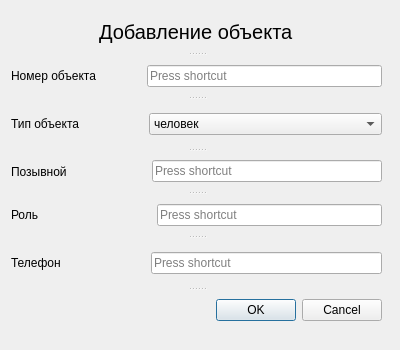
<?xml version="1.0" encoding="UTF-8"?>
<ui version="4.0">
 <class>Device</class>
 <widget class="QWidget" name="Device">
  <property name="geometry">
   <rect>
    <x>0</x>
    <y>0</y>
    <width>400</width>
    <height>350</height>
   </rect>
  </property>
  <property name="windowTitle">
   <string>Form</string>
  </property>
  <widget class="QSplitter" name="splitter">
   <property name="geometry">
    <rect>
     <x>11</x>
     <y>20</y>
     <width>371</width>
     <height>301</height>
    </rect>
   </property>
   <property name="orientation">
    <enum>Qt::Vertical</enum>
   </property>
   <property name="handleWidth">
    <number>20</number>
   </property>
   <widget class="QWidget" name="horizontalLayoutWidget">
    <layout class="QHBoxLayout" name="horizontalLayout">
     <item>
      <spacer name="horizontalSpacer">
       <property name="orientation">
        <enum>Qt::Horizontal</enum>
       </property>
       <property name="sizeHint" stdset="0">
        <size>
         <width>40</width>
         <height>20</height>
        </size>
       </property>
      </spacer>
     </item>
     <item>
      <widget class="QLabel" name="label">
       <property name="font">
        <font>
         <pointsize>15</pointsize>
        </font>
       </property>
       <property name="text">
        <string>Добавление объекта</string>
       </property>
      </widget>
     </item>
     <item>
      <spacer name="horizontalSpacer_2">
       <property name="orientation">
        <enum>Qt::Horizontal</enum>
       </property>
       <property name="sizeHint" stdset="0">
        <size>
         <width>40</width>
         <height>20</height>
        </size>
       </property>
      </spacer>
     </item>
    </layout>
   </widget>
   <widget class="QWidget" name="horizontalLayoutWidget_2">
    <layout class="QHBoxLayout" name="horizontalLayout_2">
     <item>
      <widget class="QLabel" name="label_2">
       <property name="text">
        <string>Номер объекта</string>
       </property>
      </widget>
     </item>
     <item>
      <spacer name="verticalSpacer">
       <property name="orientation">
        <enum>Qt::Vertical</enum>
       </property>
       <property name="sizeHint" stdset="0">
        <size>
         <width>45</width>
         <height>30</height>
        </size>
       </property>
      </spacer>
     </item>
     <item>
      <widget class="QKeySequenceEdit" name="keySequenceEdit"/>
     </item>
    </layout>
   </widget>
   <widget class="QWidget" name="horizontalLayoutWidget_3">
    <layout class="QHBoxLayout" name="horizontalLayout_3">
     <item>
      <widget class="QLabel" name="label_3">
       <property name="text">
        <string>Тип объекта</string>
       </property>
      </widget>
     </item>
     <item>
      <spacer name="verticalSpacer_5">
       <property name="orientation">
        <enum>Qt::Vertical</enum>
       </property>
       <property name="sizeHint" stdset="0">
        <size>
         <width>63</width>
         <height>40</height>
        </size>
       </property>
      </spacer>
     </item>
     <item>
      <widget class="QComboBox" name="comboBox">
       <property name="sizePolicy">
        <sizepolicy hsizetype="Expanding" vsizetype="Fixed">
         <horstretch>0</horstretch>
         <verstretch>0</verstretch>
        </sizepolicy>
       </property>
       <item>
        <property name="text">
         <string>человек</string>
        </property>
       </item>
       <item>
        <property name="text">
         <string>машина</string>
        </property>
       </item>
      </widget>
     </item>
    </layout>
   </widget>
   <widget class="QWidget" name="horizontalLayoutWidget_4">
    <layout class="QHBoxLayout" name="horizontalLayout_4">
     <item>
      <widget class="QLabel" name="label_4">
       <property name="text">
        <string>Позывной</string>
       </property>
      </widget>
     </item>
     <item>
      <spacer name="verticalSpacer_2">
       <property name="orientation">
        <enum>Qt::Vertical</enum>
       </property>
       <property name="sizeHint" stdset="0">
        <size>
         <width>79</width>
         <height>30</height>
        </size>
       </property>
      </spacer>
     </item>
     <item>
      <widget class="QKeySequenceEdit" name="keySequenceEdit_2"/>
     </item>
    </layout>
   </widget>
   <widget class="QWidget" name="horizontalLayoutWidget_5">
    <layout class="QHBoxLayout" name="horizontalLayout_5">
     <item>
      <widget class="QLabel" name="label_5">
       <property name="text">
        <string>Роль</string>
       </property>
      </widget>
     </item>
     <item>
      <spacer name="verticalSpacer_3">
       <property name="orientation">
        <enum>Qt::Vertical</enum>
       </property>
       <property name="sizeHint" stdset="0">
        <size>
         <width>112</width>
         <height>30</height>
        </size>
       </property>
      </spacer>
     </item>
     <item>
      <widget class="QKeySequenceEdit" name="keySequenceEdit_3"/>
     </item>
    </layout>
   </widget>
   <widget class="QWidget" name="horizontalLayoutWidget_6">
    <layout class="QHBoxLayout" name="horizontalLayout_10">
     <item>
      <widget class="QLabel" name="label_6">
       <property name="text">
        <string>Телефон</string>
       </property>
      </widget>
     </item>
     <item>
      <spacer name="verticalSpacer_4">
       <property name="orientation">
        <enum>Qt::Vertical</enum>
       </property>
       <property name="sizeHint" stdset="0">
        <size>
         <width>84</width>
         <height>40</height>
        </size>
       </property>
      </spacer>
     </item>
     <item>
      <widget class="QKeySequenceEdit" name="keySequenceEdit_4"/>
     </item>
    </layout>
   </widget>
   <widget class="QWidget" name="horizontalLayoutWidget_7">
    <layout class="QHBoxLayout" name="horizontalLayout_11">
     <item>
      <widget class="QDialogButtonBox" name="buttonBox">
       <property name="standardButtons">
        <set>QDialogButtonBox::Cancel|QDialogButtonBox::Ok</set>
       </property>
      </widget>
     </item>
    </layout>
   </widget>
  </widget>
 </widget>
 <resources/>
 <connections/>
</ui>
